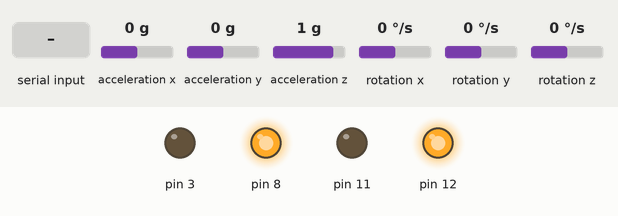
The program below on a simulated Arduino Uno, built with avr-gcc and run on an emulated ATmega328P. Parts: output pins drawn as LEDs (lit = HIGH). Inputs (shaded band) come from the test bench; at power-on: acceleration y 0 g, acceleration z 1 g, acceleration x 0 g, rotation x 0 °/s, rotation y 0 °/s, rotation z 0 °/s.

Above: at 1.7 s.
1.8 s: "U" received over Serial
At 3.1 s:
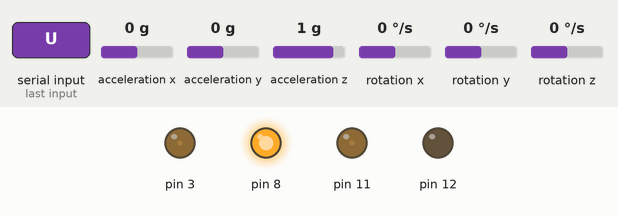
3.5 s: acceleration y set to -1.4 g
At 4.7 s:
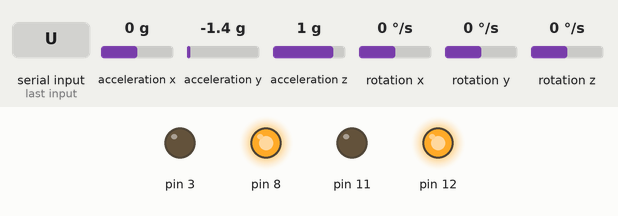
5.0 s: acceleration y set to -1.1 g
6.5 s: acceleration y set to -0.8 g
At 6.8 s:
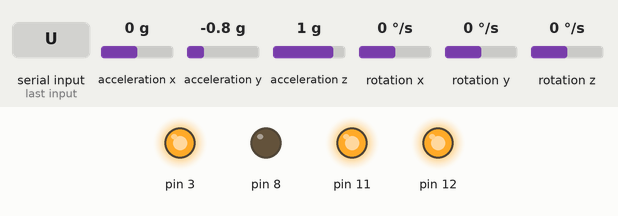
8.0 s: acceleration z set to 0.7 g
At 9.2 s:
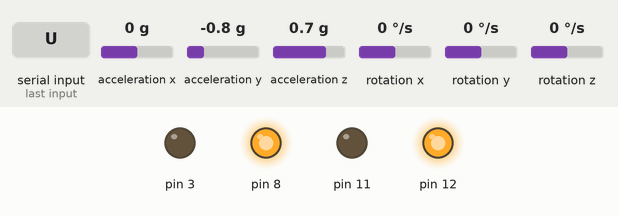
9.5 s: acceleration y set to -0.5 g
At 10.1 s:
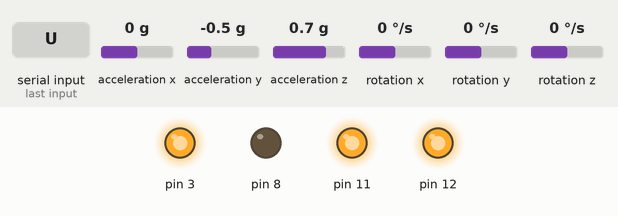
Timing chart, 0 to 12.0 s (numbered marks = the images above; inputs shaded):
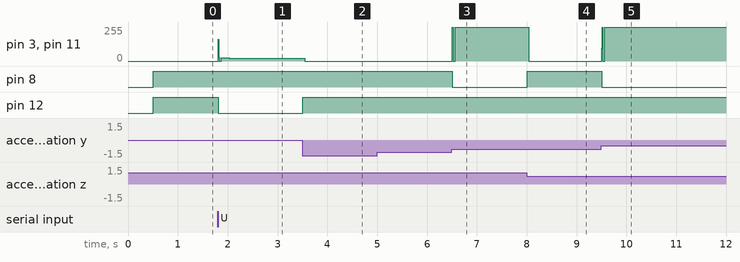

The program:

main.cpp
```cpp
/*
 * TWO WHEELER BALANCING
 *
 * Need to have "I2C dev" folder in Arduino libraries
 * Need to have "MPU6050" folder in Arduino libraries
 * Robot will try and balance itself using the MPU6050 sensor.
 *
 * Best used on OSEPP Mechanical Kits.
 * 2WBAL-01
 *
 * created 08 Nov 2016
 * by Sui Wei
 *
 */

#include <Arduino.h>

#include "MPU6050_DMP.h"
#include "TBMotor.h"

OseppTBMotor Motor1(12, 11);
OseppTBMotor Motor2(8, 3);

// Global constants
const float offset_a = 2;

// Global variables
int leftSpeed;
int rightSpeed;
float ctrlTurn = 0;
float ctrlwalk = 0;


extern float angle;

// Function prototypes
float PID_Balance(float e, float kp, float ki, float kd);
void PIDSetSpeed();
void ProcessCommand();

float PID_Balance(float e, float kp, float ki, float kd)
{
  static float es = 0, sum = 0;
  float r;
  sum += e;
  if(sum>180)sum=180;else if(sum<-180)sum=-180;
  r = kp * e + ki * sum + kd * (e - es);
  es = e;
  return r;
}

void PIDSetSpeed()
{
  leftSpeed = rightSpeed = PID_Balance(angle+ctrlwalk, 20, 1, 60);
  leftSpeed+=ctrlTurn;
  rightSpeed-=ctrlTurn;

  ctrlTurn *= 0.95;
  ctrlwalk *= 0.9;

  if (leftSpeed > 255)leftSpeed = 255; else if (leftSpeed < -255)leftSpeed = -255;
  if (rightSpeed > 255)rightSpeed = 255; else if (rightSpeed < -255)rightSpeed = -255;
}

void ProcessCommand()
{
  static unsigned long lastCmdIn = 0;
  int c;
  if (Serial.available() > 0 )
  {
    c = Serial.read();
    lastCmdIn = millis();
    switch (c)
    {
      case 'U': case 'u':
	ctrlwalk = 2;
	break;
      case 'd':
	ctrlwalk = - 2;
	break;
      case 'L': case 'l':
	ctrlTurn = -45;
	break;
      case 'R': case 'r':
	ctrlTurn = 45;
	break;
      case 'A': case 'a':
	break;
      case 'C': case 'c':
	break;
      case 'B': case 'b':
	break;
      case 'D':
	break;
      default:
	break;
    }
  } else if (millis() - lastCmdIn > 300) {

  }
}

// Standard Arduino Functions

void setup() {
  Serial.begin(115200);
  updateIMU();
  //Change the timer frequency
  //To avoid the frequency of hearing.
  TCCR2B &= ~7;
  TCCR2B |= 1;
}

void loop() {
  ProcessCommand();
  if(!updateIMU())return;

  PIDSetSpeed();

  if (abs(angle) < 45)
  {
    Motor1.SetSpeed(-leftSpeed);
    Motor2.SetSpeed(rightSpeed);
//    Serial.print(a);
//    Serial.print(",");
//    Serial.print(-leftSpeed);
//    Serial.print(",");
//    Serial.print(-rightSpeed);
//    Serial.println(",");
  } else {
    Motor1.SetSpeed(-0);
    Motor2.SetSpeed(-0);
  }
}
```

MPU6050_DMP.h
```cpp
#ifndef _MPU6050_DMP_H_
#define _MPU6050_DMP_H_

uint8_t* getMPUBuff();
bool updateIMU();

#endif
```

TBMotor.h
```cpp
#include <Arduino.h>
class OseppTBMotor
{
  public:
    OseppTBMotor(uint8_t dir_pin, uint8_t pwm_pin);
    void forward(uint8_t speed);
    void backward(uint8_t speed);
    void SetSpeed(int speed);
  private:
    uint8_t _dir_pin, _pwm_pin;
};
```

MPU6050_DMP.cpp
```cpp
#include "I2Cdev.h"
#include "Wire.h"
#include "MPU6050_6Axis_MotionApps20.h"
// #include "MPU6050_DMP.h"

MPU6050 mpu;

// MPU control/status vars
bool dmpReady = false;  // set true if DMP init was successful
uint8_t mpuIntStatus;   // holds actual interrupt status byte from MPU
uint8_t devStatus;      // return status after each device operation (0 = success, !0 = error)
uint16_t packetSize;    // expected DMP packet size (default is 42 bytes)
uint16_t fifoCount;     // count of all bytes currently in FIFO
uint8_t fifoBuffer[64]; // FIFO storage buffer

Quaternion q;           // [w, x, y, z]         quaternion container
VectorFloat gravity;    // [x, y, z]            gravity vector
float ypr[3];           // [yaw, pitch, roll]   yaw/pitch/roll container and gravity vector

uint8_t* getMPUBuff()
{
  if (!dmpReady)
  {
    Wire.begin();
    Wire.setClock(400000);
    mpu.initialize();
    devStatus = mpu.dmpInitialize();

    if (devStatus == 0) {
      mpu.setDMPEnabled(true);
      mpuIntStatus = mpu.getIntStatus();
      dmpReady = true;
      packetSize = mpu.dmpGetFIFOPacketSize();
    }
    return NULL;
  }
  mpuIntStatus = mpu.getIntStatus();
  // get current FIFO count
  fifoCount = mpu.getFIFOCount();
  // check for overflow (this should never happen unless our code is too inefficient)
  if ((mpuIntStatus & 0x10) || fifoCount == 1024) {
    // reset so we can continue cleanly
    mpu.resetFIFO();
    Serial.println("FIFO Overflow");
    // otherwise, check for DMP data ready interrupt (this should happen frequently)
  } else if (mpuIntStatus & 0x02) {
    // wait for correct available data length, should be a VERY short wait
    while (fifoCount < packetSize) fifoCount = mpu.getFIFOCount();
    // read a packet from FIFO
    mpu.getFIFOBytes(fifoBuffer, packetSize);
    // track FIFO count here in case there is > 1 packet available
    // (this lets us immediately read more without waiting for an interrupt)
    fifoCount -= packetSize;
    return fifoBuffer;
  }
  return NULL;
}


/* ================================================================================================ *
 | Default MotionApps v2.0 42-byte FIFO packet structure:                                           |
 |                                                                                                  |
 | [QUAT W][      ][QUAT X][      ][QUAT Y][      ][QUAT Z][      ][GYRO X][      ][GYRO Y][      ] |
 |   0   1   2   3   4   5   6   7   8   9  10  11  12  13  14  15  16  17  18  19  20  21  22  23  |
 |                                                                                                  |
 | [GYRO Z][      ][ACC X ][      ][ACC Y ][      ][ACC Z ][      ][      ]                         |
 |  24  25  26  27  28  29  30  31  32  33  34  35  36  37  38  39  40  41                          |
 * ================================================================================================ */
float angle;
int16_t g_dir;

int16_t g_dirOffset=0;
int16_t a_yOffset=0;

bool updateIMU()
{
  uint8_t* buff = getMPUBuff();
  if (buff == NULL) return false;
  mpu.dmpGetQuaternion(&q, buff);
  mpu.dmpGetGravity(&gravity, &q);
  mpu.dmpGetYawPitchRoll(ypr, &q, &gravity);

  angle = (ypr[2] * 180 / M_PI);

//  Serial.print(angle);Serial.print("\t");


  return true;
}
```

TBMotor.cpp
```cpp
#include <Arduino.h>
#include "TBMotor.h"

OseppTBMotor::OseppTBMotor(uint8_t dir_pin, uint8_t pwm_pin)
{
  _dir_pin=dir_pin;
  _pwm_pin=pwm_pin;
  pinMode(_dir_pin,OUTPUT);
  digitalWrite(_pwm_pin,LOW);
}
void OseppTBMotor::forward(uint8_t speed)
{
  analogWrite( _pwm_pin,0);
  digitalWrite(_dir_pin,HIGH);
  analogWrite( _pwm_pin,speed);
}
void OseppTBMotor::backward(uint8_t speed)
{
  analogWrite( _pwm_pin,0);
  digitalWrite(_dir_pin,LOW);
  analogWrite( _pwm_pin,speed);
}
void OseppTBMotor::SetSpeed(int speed)
{
  analogWrite( _pwm_pin,0);
  if(speed<0)
  {
    speed=-speed;
    digitalWrite(_dir_pin,LOW);
  }else{
    digitalWrite(_dir_pin,HIGH);
  }
  analogWrite( _pwm_pin,speed);
}
```

Measured:
- the behaviour switches between -1 and -0.9 g on acceleration y (found by bisection; images 2 and 3)
- the behaviour switches between 0.9 and 0.8 g on acceleration z (found by bisection; images 3 and 4)
- the behaviour switches between -0.7 and -0.6 g on acceleration y (found by bisection; images 4 and 5)
- after the input at 1.8 s, pin 3, pin 11: 0/255 → 26/255 at once, → 20/255 0.22 s later; pin 12: HIGH → LOW at once
- after the input at 3.5 s, pin 3, pin 11: 20/255 → 0/255 after 0.05 s; pin 12: LOW → HIGH at once
- after the input at 5.0 s, every drawn part: stays the same
- after the input at 6.5 s, pin 3, pin 11: 0/255 → 255/255 at once; pin 8: HIGH → LOW at once
- after the input at 8.0 s, pin 3, pin 11: 255/255 → 0/255 at once; pin 8: LOW → HIGH at once
- after the input at 9.5 s, pin 3, pin 11: 0/255 → 255/255 at once; pin 8: HIGH → LOW at once
